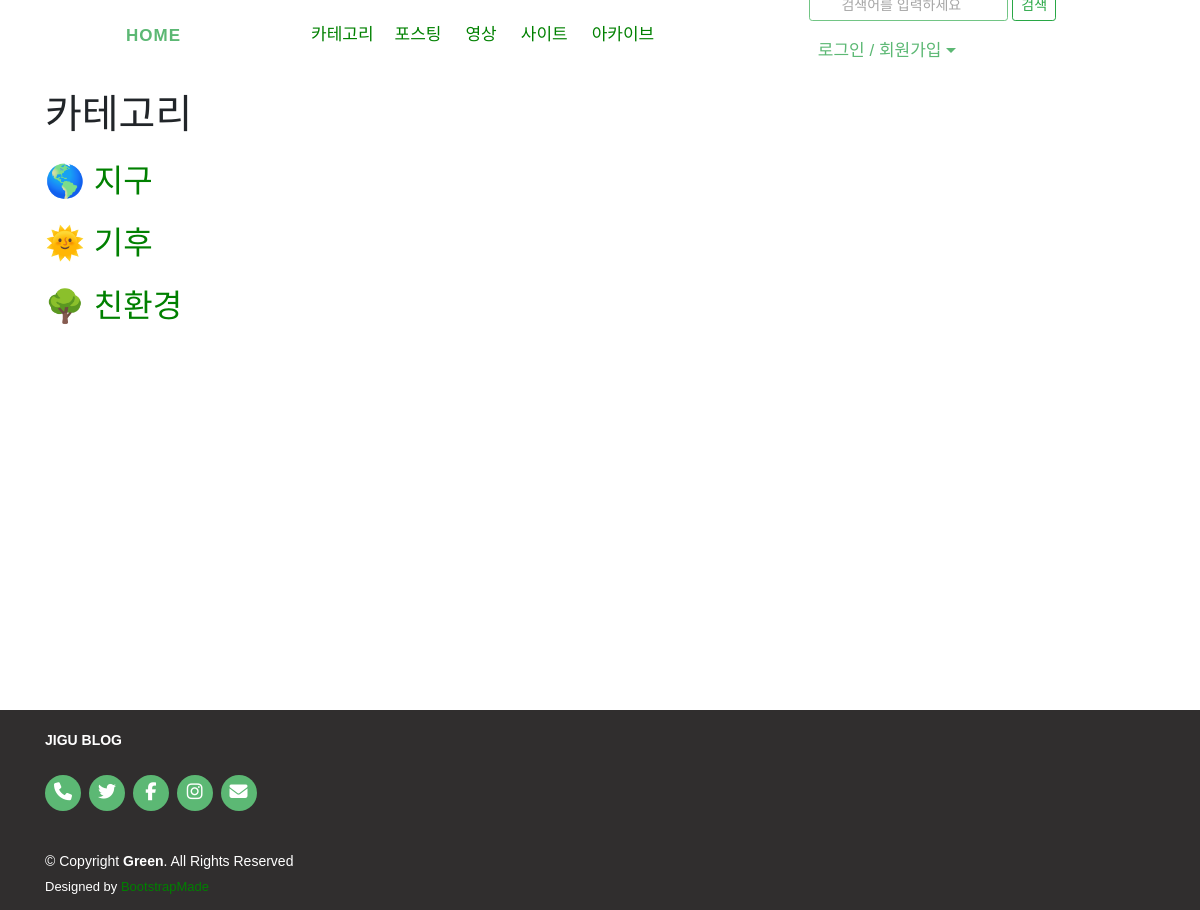
Screenshot of /blog/category/ with the database file from the repository.
### blog/models.py (models this page shows, shortened)
class Category(models.Model):
    name = models.CharField(max_length=50, unique=True)
    owner = models.ForeignKey(User, on_delete=models.CASCADE, verbose_name="OWNER", blank=True, null=True)
    class Meta:
        verbose_name_plural = 'Categories'
    def __str__(self):
        return self.name
    def get_absolute_url(self):
        return reverse('blog:category_detail', args=(self.id,))

### blog/views.py (the view)
# urls.py: path('category/', views.CategoryView.as_view(), name='category'),
class CategoryView(ListView):
    model = Category
    template_name = 'blog/post_category.html'

### blog/templates/blog/post_category.html (shortened to what this page needs)
{% extends "base.html" %}
{% block content %}
<div class="container">
    <a class="h1 mr-5">카테고리</a>
        <br><br>
        {% for category in object_list %}
        <a class='h2' href='{{ category.get_absolute_url }}'>{{ category }}</a><br><br>
        {% endfor%}
    <br />
</div>
{% endblock %}

### templates/base.html (style rules this page uses)
* { font-family: 'Noto Sans KR', sans-serif, Pretendard, -apple-system, BlinkMacSystemFont, system-ui, Roboto, "Helvetica Neue", "Segoe UI", "Apple SD Gothic Neo", "Noto Sans KR", "Malgun Gothic", "Apple Color Emoji", "Segoe UI Emoji", "Segoe UI Symbol", sans-serif; }
html, body { margin: 0; padding: 0; height: 100%; }

### blog/templates/blog/post_category.html (style rules this page uses)
a:link { color : green; text-decoration: none; }

### rows the page displays
Category: name "🌎 지구"
Category: name "🌞 기후"
Category: name "🌳 친환경"
